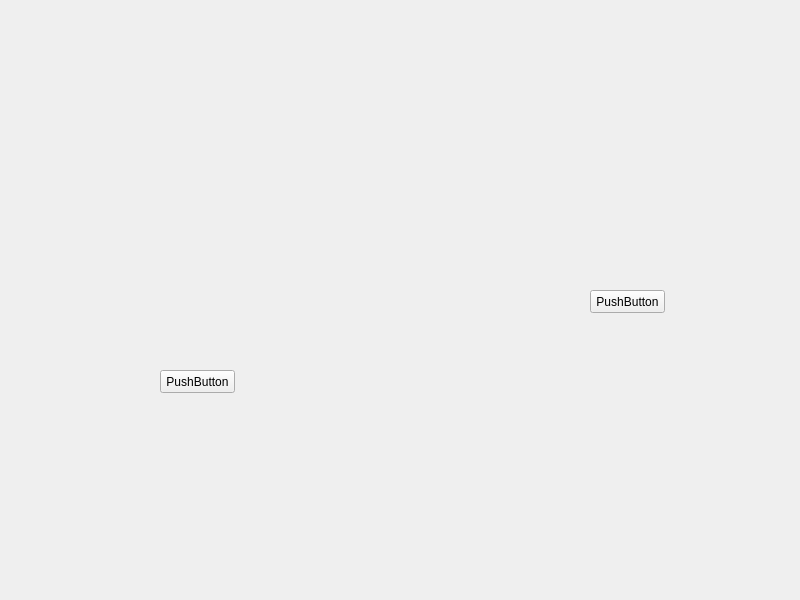
<?xml version="1.0" encoding="UTF-8"?>
<ui version="4.0">
 <class>MainWindow</class>
 <widget class="QMainWindow" name="MainWindow">
  <property name="geometry">
   <rect>
    <x>0</x>
    <y>0</y>
    <width>800</width>
    <height>600</height>
   </rect>
  </property>
  <property name="windowTitle">
   <string>MainWindow</string>
  </property>
  <widget class="QWidget" name="centralWidget">
   <widget class="QPushButton" name="pushButton">
    <property name="geometry">
     <rect>
      <x>160</x>
      <y>370</y>
      <width>75</width>
      <height>23</height>
     </rect>
    </property>
    <property name="text">
     <string>PushButton</string>
    </property>
   </widget>
   <widget class="QPushButton" name="pushButton_2">
    <property name="geometry">
     <rect>
      <x>590</x>
      <y>290</y>
      <width>75</width>
      <height>23</height>
     </rect>
    </property>
    <property name="text">
     <string>PushButton</string>
    </property>
   </widget>
  </widget>
 </widget>
 <resources/>
 <connections/>
</ui>
